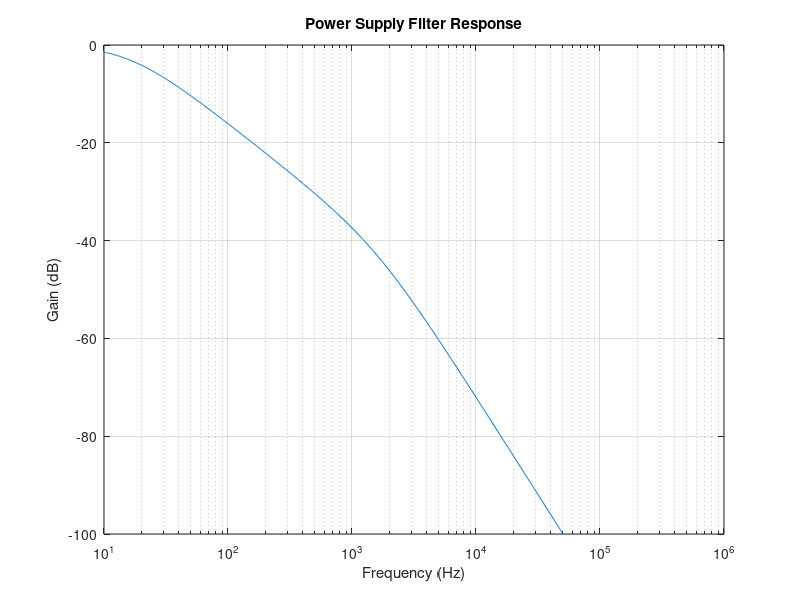
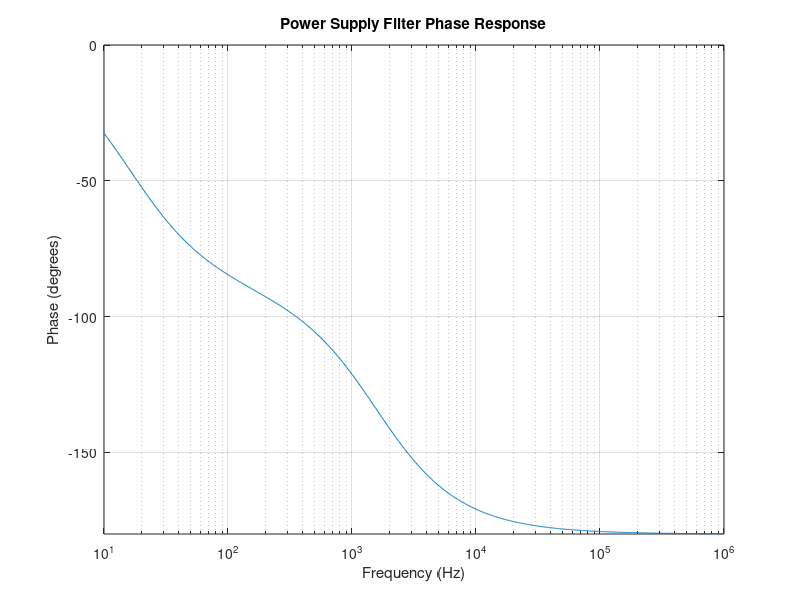

MATLAB code to generate these figures, in order:
  % Power Supply Analysis                                                                                
clear; clc;                                                                                            
                                                                                                       
% Component values                                                                                     
R1 = 10;          % RC filter resistance (ohm)                                                         
C1 = 1000e-6;     % RC filter capacitance (F)                                                          
L1 = 100e-6;      % LR filter inductance (H)                                                           
R2 = 1;           % LR filter resistance (ohm)                                                         
                                                                                                       
% Frequency range                                                                                      
f = logspace(1, 6, 1000);  % 10Hz to 1MHz                                                              
                                                                                                       
% RC filter transfer function                                                                          
H_rc = 1 ./ (1 + 1i*2*pi*f*R1*C1);                                                                     
                                                                                                         
% LR filter transfer function                                                                          
H_lr = 1 ./ (1 + 1i*2*pi*f*L1/R2);                                                                     
                                                                                                         
% Combined filter response                                                                             
H_total = H_rc .* H_lr;                                                                                
                                                                                                         
% Plot magnitude response                                                                              
figure;                                                                                                
semilogx(f, 20*log10(abs(H_total)));                                                                   
grid on;                                                                                               
xlabel('Frequency (Hz)');                                                                              
ylabel('Gain (dB)');                                                                                   
title('Power Supply Filter Response');                                                                 
xlim([10, 1e6]);                                                                                       
ylim([-100, 0]);                                                                                       
                                                                                                         
% Plot phase response                                                                                  
figure;                                                                                               
semilogx(f, angle(H_total)*180/pi);                                                                   
grid on;                                                                                               
xlabel('Frequency (Hz)');                                                                              
ylabel('Phase (degrees)');                                                                             
title('Power Supply Filter Phase Response');                                                          
xlim([10, 1e6]);                                                                                       
ylim([-180, 0]);  
